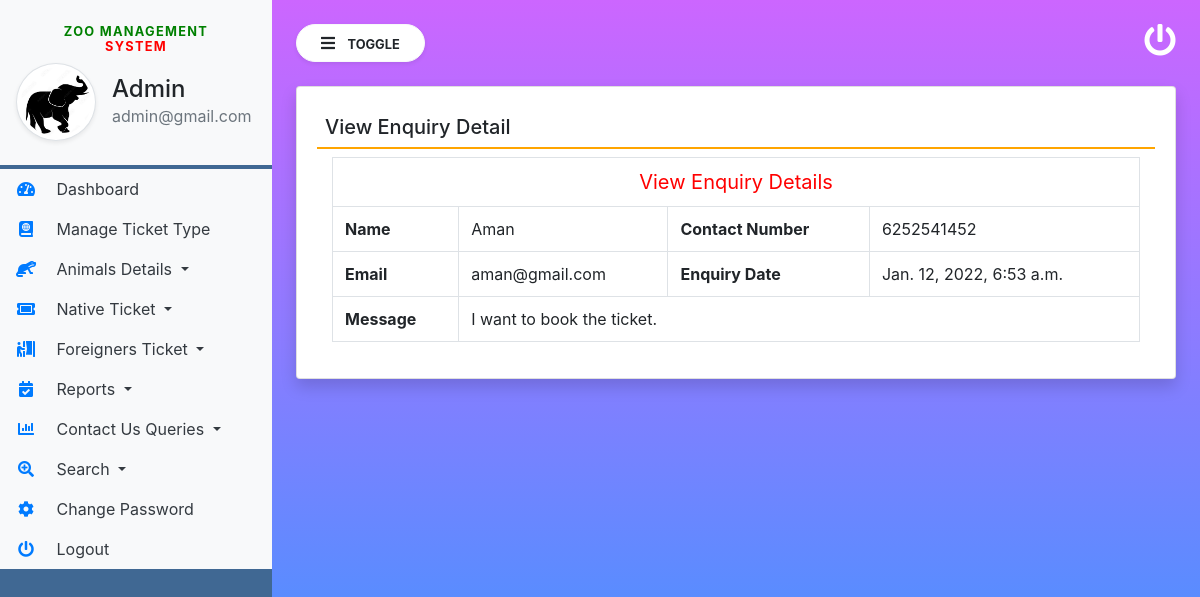
The page /view_queries/2 (signed in) on the database its author committed.
### zoo/models.py (models this page shows, shortened)
class Contact(models.Model):
    fullname = models.CharField(max_length=50,null=True)
    contact = models.CharField(max_length=15,null=True)
    emailid = models.CharField(max_length=100,null=True)
    message = models.CharField(max_length=300,null=True)
    isread = models.CharField(max_length=10)
    mdate = models.DateTimeField(auto_now_add=True)

### zoo/views.py (the view)
# urls.py: path('view_queries/<int:pid>',view_queries, name='view_queries'),
def view_queries(request,pid):
    if not request.user.is_authenticated:
        return redirect('admin_login')
    contact = Contact.objects.get(id=pid)
    contact.isread = "yes"
    contact.save()
    return render(request, 'view_queries.html',locals())

### zoo/templates/view_queries.html
{% extends 'admin_base.html' %}
{% block main  %}
<div class="card shadow">
    <div class="card-body">
        <h5 class="p-2" style="border-bottom: 2px solid orange;">View Enquiry Detail</h5>
<div class="container-fluid">
        <table border="1" class="table table-bordered">
 <tr align="center">
<td colspan="4" style="font-size:20px;color:red">
 View Enquiry Details</td></tr>
    <tr>
    <th>Name</th>
    <td>{{contact.fullname}}</td>
    <th>Contact Number</th>
    <td>{{contact.contact}}</td>
  </tr>
  <tr>
    <th>Email</th>
    <td>{{contact.emailid}}</td>
    <th >Enquiry Date</th>
    <td colspan="3">{{contact.mdate}}</td>
  </tr>
  <tr>
     <th >Message</th>
    <td colspan="3">{{contact.message}}</td>
  </tr>
</table>
</div>
</div>
</div>
{% endblock %}

### zoo/templates/admin_base.html (shortened to what this page needs)
{% load static %}
<html lang="en">
<head>
    <link rel="stylesheet" href="https://maxcdn.bootstrapcdn.com/bootstrap/4.3.1/css/bootstrap.min.css">
    <link rel="stylesheet" href="https://use.fontawesome.com/releases/v5.6.3/css/all.css"
>
    <link rel="stylesheet" href="https://cdnjs.cloudflare.com/ajax/libs/twitter-bootstrap/4.5.2/css/bootstrap.css">
    <link rel="stylesheet" href="https://cdn.datatables.net/1.11.3/css/dataTables.bootstrap4.min.css">
    <link rel="stylesheet" type="text/css" href="{% static 'css/sidebar.css' %}">
</head>
<body>
<div class="vertical-nav bg-custom" id="sidebar">
    <div class="py-4 px-3 mb-1 bg-light">
        <center><h4 class="font-weight-bold text-uppercase px-3 small dashboard-text"><span style="color: green">Zoo Management</span> <span style="color: red">System</span></h4></center>
        <div class="media d-flex align-items-center">
            <img src="{% static 'images/animal1.png' %}" width="80" height="80"
                 class="mr-3 rounded-circle img-thumbnail shadow-sm">
            <div class="media-body">
                <h4 class="mb-0">Admin</h4>
                <p class="text-muted mb-0">{{request.user.email}}</p>
            </div>
        </div>
    </div>
    <ul class="nav flex-column bg-white">
        <li class="nav-item">
            <a href="{% url 'admin_home' %}" class="nav-link text-dark bg-light">
                <i class="fas fa-tachometer-alt fa-fw mr-3 text-primary"></i>
                Dashboard
            </a>
        </li>
        <li class="nav-item">
            <a href="{% url 'manage_Ticket_Type' %}" class="nav-link text-dark bg-light">
                <i class="fas fa-atlas mr-3 text-primary fa-fw"></i>
                Manage Ticket Type
            </a>
        </li>
        <li class="nav-item dropdown">
            <a class="nav-link dropdown-toggle text-dark bg-light" href="#" data-toggle="dropdown">
                <i class="fas fa-otter mr-3 text-primary fa-fw"></i> Animals Details
            </a>
        </li>
        <li class="nav-item dropdown">
            <a class="nav-link dropdown-toggle text-dark bg-light" href="#" id="navbardrop" data-toggle="dropdown">
                <i class="fas fa-ticket-alt mr-3 text-primary fa-fw"></i> Native Ticket
            </a>
        </li>
        <li class="nav-item dropdown">
            <a class="nav-link dropdown-toggle text-dark bg-light" href="#" data-toggle="dropdown">
                <i class="fas fa-person-booth mr-3 text-primary fa-fw"></i> Foreigners Ticket
            </a>
        </li>
        <li class="nav-item dropdown">
            <a class="nav-link dropdown-toggle text-dark bg-light" href="#" data-toggle="dropdown">
                <i class="fas fa-calendar-check mr-3 text-primary fa-fw"></i> Reports
            </a>
        </li>
        <li class="nav-item dropdown">
            <a class="nav-link dropdown-toggle text-dark bg-light" href="#" data-toggle="dropdown">
                <i class="fas fa-chart-bar mr-3 text-primary fa-fw"></i> Contact Us Queries
            </a>
        </li>
        <li class="nav-item dropdown">
            <a class="nav-link dropdown-toggle text-dark bg-light" href="#" data-toggle="dropdown">
                <i class="fas fa-search-plus mr-3 text-primary fa-fw"></i> Search
            </a>
        </li>
        <li class="nav-item">
            <a href="{% url 'changePassword' %}" class="nav-link text-dark bg-light">
                <i class="fas fa-cog mr-3 text-primary fa-fw"></i>
                Change Password
            </a>
        </li>
        <li class="nav-item">
            <a href="/logout" class="nav-link text-dark bg-light">
                <i class="fas fa-power-off mr-3 text-primary fa-fw"></i>
                Logout
            </a>
        </li>
    </ul>
</div>
<div class="page-content p-4" id="content">
    <a href="/logout" title="logout" class="float-right text-white"><i class="fas fa-power-off fa-2x"></i></a>
    <button id="sidebarCollapse" type="button" class="btn btn-light bg-white rounded-pill shadow-sm px-4 mb-4">
        <i class="fas fa-bars mr-2"></i>
        <small class="text-uppercase font-weight-bold">Toggle</small>
    </button>
    {% block main %}
    {% endblock %}
</div>
</body>
</html>

### zoo/static/css/sidebar.css (style rules this page uses)
body { background: linear-gradient(to bottom, #cc66ff 0%, #3399ff 100%); min-height:100vh; }
.vertical-nav { min-width : 17rem; width : 17rem; height:100vh; position:fixed; top:0; left:0; transition: all 0.4s; }
.page-content { width:calc(100% - 17rem); margin-left:17rem; transition:all 0.4s; }
.dashboard-text { letter-spacing : 0.1em; color : #aaa; }
.bg-custom { background-color: #406893!important; }

### rows shown on the page
Contact: fullname "Aman", contact "6252541452", emailid "aman@gmail.com", mdate "Jan. 12, 2022, 6:53 a.m.", message "I want to book the ticket."

### other values the page prints
{{ request.user.email }} "admin@gmail.com"
